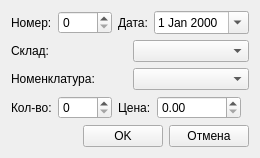
<?xml version="1.0" encoding="UTF-8"?>
<ui version="4.0">
 <class>AddWindow</class>
 <widget class="QWidget" name="AddWindow">
  <property name="geometry">
   <rect>
    <x>0</x>
    <y>0</y>
    <width>247</width>
    <height>155</height>
   </rect>
  </property>
  <property name="windowTitle">
   <string>Добавить</string>
  </property>
  <layout class="QGridLayout" name="gridLayout_2">
   <item row="0" column="0">
    <layout class="QVBoxLayout" name="verticalLayout">
     <item>
      <layout class="QHBoxLayout" name="horizontalLayout">
       <item>
        <widget class="QLabel" name="textNumber">
         <property name="text">
          <string>Номер:</string>
         </property>
        </widget>
       </item>
       <item>
        <widget class="QSpinBox" name="number">
         <property name="maximum">
          <number>9999</number>
         </property>
        </widget>
       </item>
       <item>
        <widget class="QLabel" name="textDate">
         <property name="text">
          <string>Дата:</string>
         </property>
        </widget>
       </item>
       <item>
        <widget class="QDateEdit" name="date">
         <property name="calendarPopup">
          <bool>true</bool>
         </property>
        </widget>
       </item>
       <item>
        <spacer name="horizontalSpacer_5">
         <property name="orientation">
          <enum>Qt::Horizontal</enum>
         </property>
         <property name="sizeHint" stdset="0">
          <size>
           <width>40</width>
           <height>20</height>
          </size>
         </property>
        </spacer>
       </item>
      </layout>
     </item>
     <item>
      <layout class="QGridLayout" name="gridLayout">
       <item row="0" column="0">
        <widget class="QLabel" name="textStock">
         <property name="text">
          <string>Склад:</string>
         </property>
        </widget>
       </item>
       <item row="1" column="0">
        <widget class="QLabel" name="textNomenclature">
         <property name="text">
          <string>Номенклатура:</string>
         </property>
        </widget>
       </item>
       <item row="1" column="1">
        <widget class="QComboBox" name="nomenclature"/>
       </item>
       <item row="0" column="1">
        <widget class="QComboBox" name="stock"/>
       </item>
      </layout>
     </item>
     <item>
      <layout class="QHBoxLayout" name="horizontalLayout_3">
       <item>
        <widget class="QLabel" name="textQuantity">
         <property name="text">
          <string>Кол-во:</string>
         </property>
        </widget>
       </item>
       <item>
        <widget class="QSpinBox" name="quantity">
         <property name="maximum">
          <number>9999</number>
         </property>
        </widget>
       </item>
       <item>
        <widget class="QLabel" name="textPrice">
         <property name="text">
          <string>Цена:</string>
         </property>
        </widget>
       </item>
       <item>
        <widget class="QDoubleSpinBox" name="price">
         <property name="maximum">
          <double>9999999.990000000223517</double>
         </property>
        </widget>
       </item>
       <item>
        <spacer name="horizontalSpacer_4">
         <property name="orientation">
          <enum>Qt::Horizontal</enum>
         </property>
         <property name="sizeHint" stdset="0">
          <size>
           <width>40</width>
           <height>20</height>
          </size>
         </property>
        </spacer>
       </item>
      </layout>
     </item>
     <item>
      <layout class="QHBoxLayout" name="horizontalLayout_4">
       <item>
        <spacer name="horizontalSpacer">
         <property name="orientation">
          <enum>Qt::Horizontal</enum>
         </property>
         <property name="sizeHint" stdset="0">
          <size>
           <width>40</width>
           <height>20</height>
          </size>
         </property>
        </spacer>
       </item>
       <item>
        <widget class="QPushButton" name="OK">
         <property name="text">
          <string>OK</string>
         </property>
        </widget>
       </item>
       <item>
        <widget class="QPushButton" name="Cancel">
         <property name="text">
          <string>Отмена</string>
         </property>
        </widget>
       </item>
      </layout>
     </item>
    </layout>
   </item>
  </layout>
 </widget>
 <resources/>
 <connections/>
</ui>
